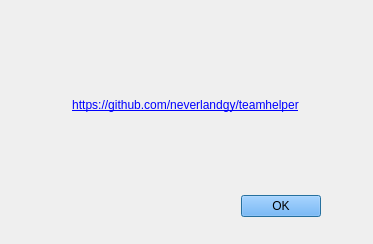
<?xml version="1.0" encoding="UTF-8"?>
<ui version="4.0">
 <class>About</class>
 <widget class="QDialog" name="About">
  <property name="geometry">
   <rect>
    <x>0</x>
    <y>0</y>
    <width>373</width>
    <height>244</height>
   </rect>
  </property>
  <property name="windowTitle">
   <string>关于</string>
  </property>
  <widget class="QDialogButtonBox" name="buttonBox">
   <property name="geometry">
    <rect>
     <x>240</x>
     <y>190</y>
     <width>81</width>
     <height>32</height>
    </rect>
   </property>
   <property name="styleSheet">
    <string notr="true">background-color: rgb(85, 170, 255);

</string>
   </property>
   <property name="orientation">
    <enum>Qt::Horizontal</enum>
   </property>
   <property name="standardButtons">
    <set>QDialogButtonBox::Ok</set>
   </property>
  </widget>
  <widget class="QLabel" name="label">
   <property name="geometry">
    <rect>
     <x>40</x>
     <y>30</y>
     <width>291</width>
     <height>151</height>
    </rect>
   </property>
   <property name="text">
    <string>&lt;html&gt;&lt;head/&gt;&lt;body&gt;&lt;p align=&quot;center&quot;&gt;&lt;img src=&quot;:/res/res/extTHLogo.gif&quot;/&gt;&lt;/p&gt;&lt;p align=&quot;center&quot;&gt;&lt;a href=&quot;https://github.com/neverlandgy/teamhelper&quot;&gt;&lt;span style=&quot; text-decoration: underline; color:#0000ff;&quot;&gt;https://github.com/neverlandgy/teamhelper&lt;/span&gt;&lt;/a&gt;&lt;/p&gt;&lt;/body&gt;&lt;/html&gt;</string>
   </property>
  </widget>
 </widget>
 <resources/>
 <connections>
  <connection>
   <sender>buttonBox</sender>
   <signal>accepted()</signal>
   <receiver>About</receiver>
   <slot>accept()</slot>
   <hints>
    <hint type="sourcelabel">
     <x>248</x>
     <y>254</y>
    </hint>
    <hint type="destinationlabel">
     <x>157</x>
     <y>274</y>
    </hint>
   </hints>
  </connection>
  <connection>
   <sender>buttonBox</sender>
   <signal>rejected()</signal>
   <receiver>About</receiver>
   <slot>reject()</slot>
   <hints>
    <hint type="sourcelabel">
     <x>316</x>
     <y>260</y>
    </hint>
    <hint type="destinationlabel">
     <x>286</x>
     <y>274</y>
    </hint>
   </hints>
  </connection>
 </connections>
</ui>
